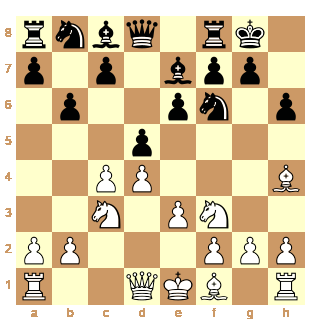
#> input picture Images/1.png, 320 x 320 px, found by its file name; its folder holds only this picture in this run
$ python identify_pieces.py
#> lines starting #> are read from the running program, lines starting #| are printed output that depends on the picture
# identify_pieces.py

import cv2
import os

def identify_pieces(image_path):
    # Charger l'image en niveau de gris
#> called with image_path = 'images/1.png'
    image = cv2.imread(image_path, 0)
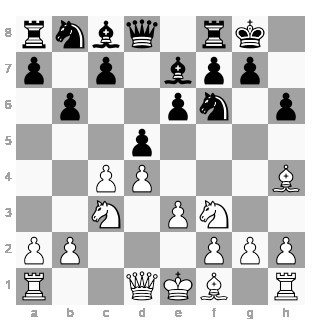
#> image: shape (320, 320); min 1, max 255, mean 202.2

    # Appliquer la détection des coins avec la méthode ORB
    orb = cv2.ORB_create()
    key_points, descriptors = orb.detectAndCompute(image, None)
#> key_points = 501 keypoints; strongest (x, y, size): (256, 44, 31), (259, 32, 31), (243, 44, 31), (240, 32, 31)

    # Charger les descripteurs de pièces connues (à remplacer avec vos propres descripteurs)
    known_descriptors = {
#> (the run stopped early here; a loop or call above may not have finished)

$ run again, on Images/5.jpg
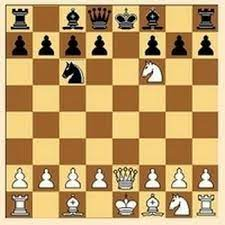
#> input picture Images/5.jpg, 225 x 225 px, found by its file name
#> in identify_pieces, `image = cv2.imread(image_path, 0)`:
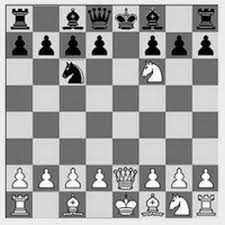
#> image: shape (225, 225); min 0, max 255, mean 161
#> key_points = 422 keypoints; strongest (x, y, size): (100, 37, 37.2), (152, 36, 31), (46, 36, 31), (69, 81, 31)

$ run again, on Images/2.png
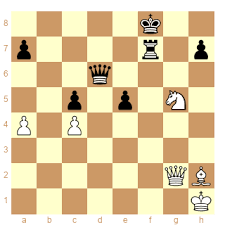
#> input picture Images/2.png, 225 x 225 px, found by its file name
#> in identify_pieces, `image = cv2.imread(image_path, 0)`:
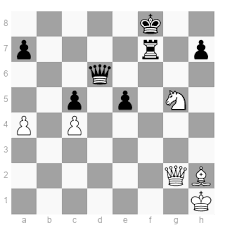
#> image: shape (225, 225); min 0, max 255, mean 209.1
#> key_points = 434 keypoints; strongest (x, y, size): (150, 45, 44.6), (150, 40, 31), (156, 40, 31), (144, 40, 31)
